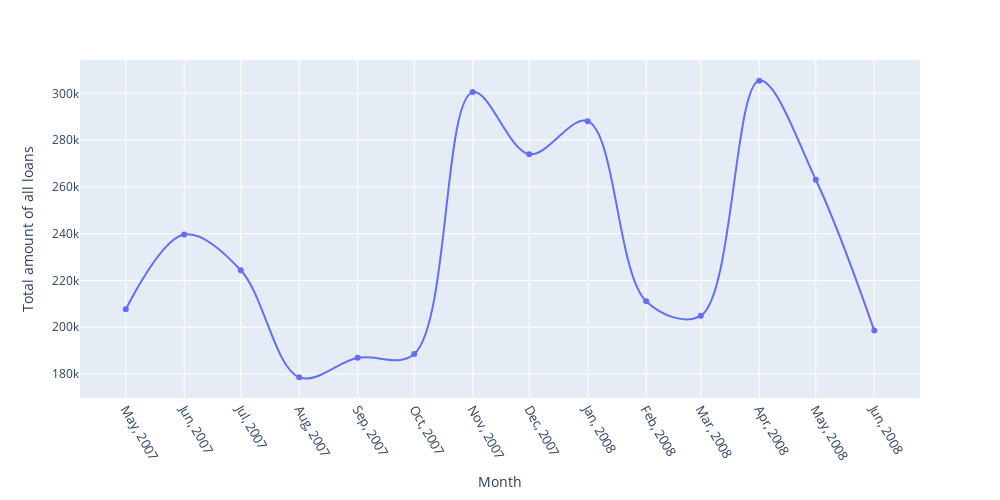

Source (notebook cell):
### Code cell
fig = px.line(sum_per_month, 
            x = 'month', 
            y = 'credit_amount', 
            markers = True,
            line_shape = 'spline',
            labels = {'month': 'Month', 'credit_amount': 'Total amount of all loans'},
            width = 1000,
            height = 500
             )
fig.update_layout(
    xaxis = dict(
        tickmode = 'array',
        tickvals = sum_per_month['month'],
        tickfont_size = 13,
        tickformat = '%b, %Y'
    )
)
fig.update_xaxes(tickangle = 60)
fig.show()

### Figure 1 — Plotly figure (JSON) as saved in the notebook; plotly's stock layout.template omitted (floating-point values rounded to 4 significant figures)
{"data": [{"hovertemplate": "Month=%{x}<br>Total amount of all loans=%{y}<extra></extra>", "legendgroup": "", "line": {"color": "#636efa", "dash": "solid", "shape": "spline"}, "marker": {"symbol": "circle"}, "mode": "lines+markers", "name": "", "orientation": "v", "showlegend": false, "type": "scatter", "x": ["2007-05", "2007-06", "2007-07", "2007-08", "2007-09", "2007-10", "2007-11", "2007-12", "2008-01", "2008-02", "2008-03", "2008-04", "2008-05", "2008-06"], "xaxis": "x", "y": [207663, 239594, 224333, 178569, 186909, 188534, 300504, 273973, 288080, 211128, 204944, 305409, 263043, 198575], "yaxis": "y"}], "layout": {"height": 500, "legend": {"tracegroupgap": 0}, "margin": {"t": 60}, "width": 1000, "xaxis": {"anchor": "y", "domain": [0, 1], "tickangle": 60, "tickfont": {"size": 13}, "tickformat": "%b, %Y", "tickmode": "array", "tickvals": ["2007-05", "2007-06", "2007-07", "2007-08", "2007-09", "2007-10", "2007-11", "2007-12", "2008-01", "2008-02", "2008-03", "2008-04", "2008-05", "2008-06"], "title": {"text": "Month"}}, "yaxis": {"anchor": "x", "domain": [0, 1], "title": {"text": "Total amount of all loans"}}}}
